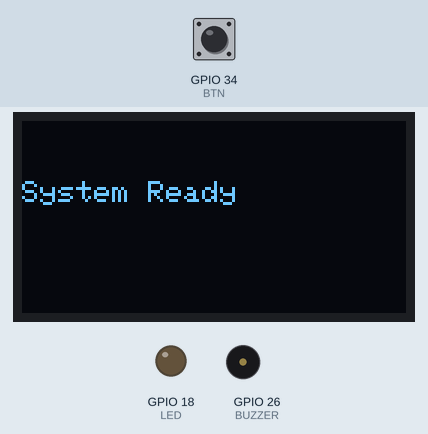
This program was run on a simulated ESP32. Parts: 128×64 one-colour display, output pins drawn as LEDs (lit = HIGH), buzzer (waves = sounding). The test bench sets the inputs (shaded band); at power-on: GPIO 34 (BTN) HIGH.

Above: at 1.2 s.
1.3 s: GPIO 34 (BTN) pulled LOW for 0.15 s
At 2.6 s:
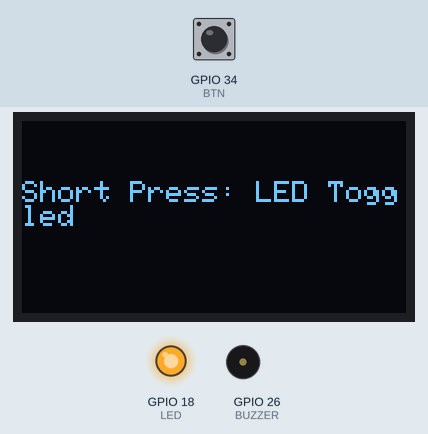
2.9 s: GPIO 34 (BTN) pulled LOW for 3.2 s
At 7.5 s:
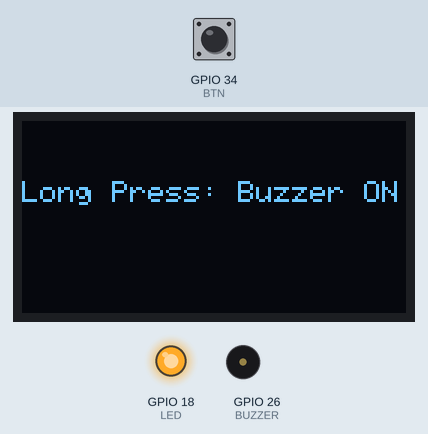
8.1 s: GPIO 34 (BTN) pulled LOW for 1 s
At 10.3 s:
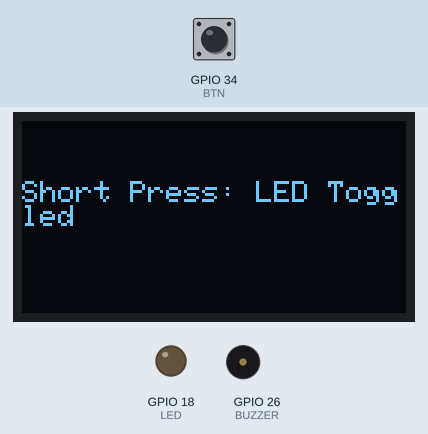
10.6 s: GPIO 34 (BTN) pulled LOW for 3.2 s
At 15.7 s:
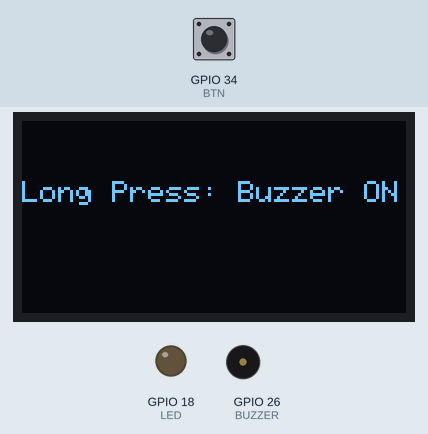
Timing chart, 0 to 16.8 s (numbered marks = the images above; inputs shaded):
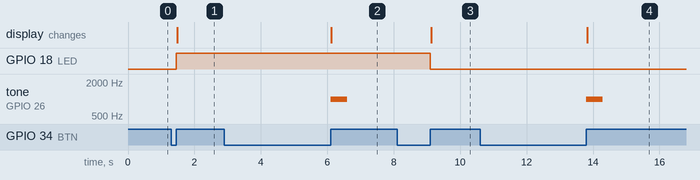

The program:

main.cpp
```cpp
/*
  Project: Button Press Detection (Short/Long Press)
  Name: Ali
  Reg No: 23-NTU-CS-1061
  Date: 23-Oct-2025
*/

#include <Arduino.h>
#include <Wire.h>
#include <Adafruit_GFX.h>
#include <Adafruit_SSD1306.h>

// --- Pins ---
#define BTN 34
#define LED 18
#define BUZZER 26

// --- OLED Setup ---
Adafruit_SSD1306 display(128, 64, &Wire, -1);

// --- Variables ---
bool ledOn = false;            // LED ON/OFF state
bool buttonPressed = false;    // To check if button was pressed
unsigned long pressStart = 0;  // Time when button was pressed

// --- Function to show text on OLED ---
void showText(String text) {
  display.clearDisplay();
  display.setTextSize(1);
  display.setTextColor(WHITE);
  display.setCursor(0, 20);
  display.println(text);
  display.display();
}

void setup() {
  pinMode(BTN, INPUT_PULLUP);  // Button as input (pull-up resistor ON)
  pinMode(LED, OUTPUT);
  pinMode(BUZZER, OUTPUT);

  display.begin(SSD1306_SWITCHCAPVCC, 0x3C);
  showText("System Ready");
}

void loop() {
  int buttonState = digitalRead(BTN);

  // When button is pressed
  if (buttonState == LOW && !buttonPressed) {
    buttonPressed = true;
    pressStart = millis();
  }

  // When button is released
  if (buttonState == HIGH && buttonPressed) {
    buttonPressed = false;
    unsigned long pressTime = millis() - pressStart;

    // Long press (>1.5 seconds)
    if (pressTime > 1500) {
      tone(BUZZER, 1000, 500);     // Play buzzer for 0.5 sec
      showText("Long Press: Buzzer ON");
    }
    // Short press
    else {
      ledOn = !ledOn;              // Toggle LED
      digitalWrite(LED, ledOn);
      showText("Short Press: LED Toggled");
    }
  }
}
```

Measured:
- after the input at 1.3 s, GPIO 18 (LED): LOW → HIGH after 0.15 s; the display: changes after 0.18 s (image 1)
- after the input at 2.9 s, tone on GPIO 26 (BUZZER): silent → 1000 Hz after 3.2 s, → silent 0.50 s later; the display: changes after 3.2 s (image 2)
- after the input at 8.1 s, GPIO 18 (LED): HIGH → LOW after 1.0 s; the display: changes after 1.0 s (image 3)
- after the input at 10.6 s, tone on GPIO 26 (BUZZER): silent → 1000 Hz after 3.2 s, → silent 0.50 s later; the display: changes after 3.2 s (image 4)
